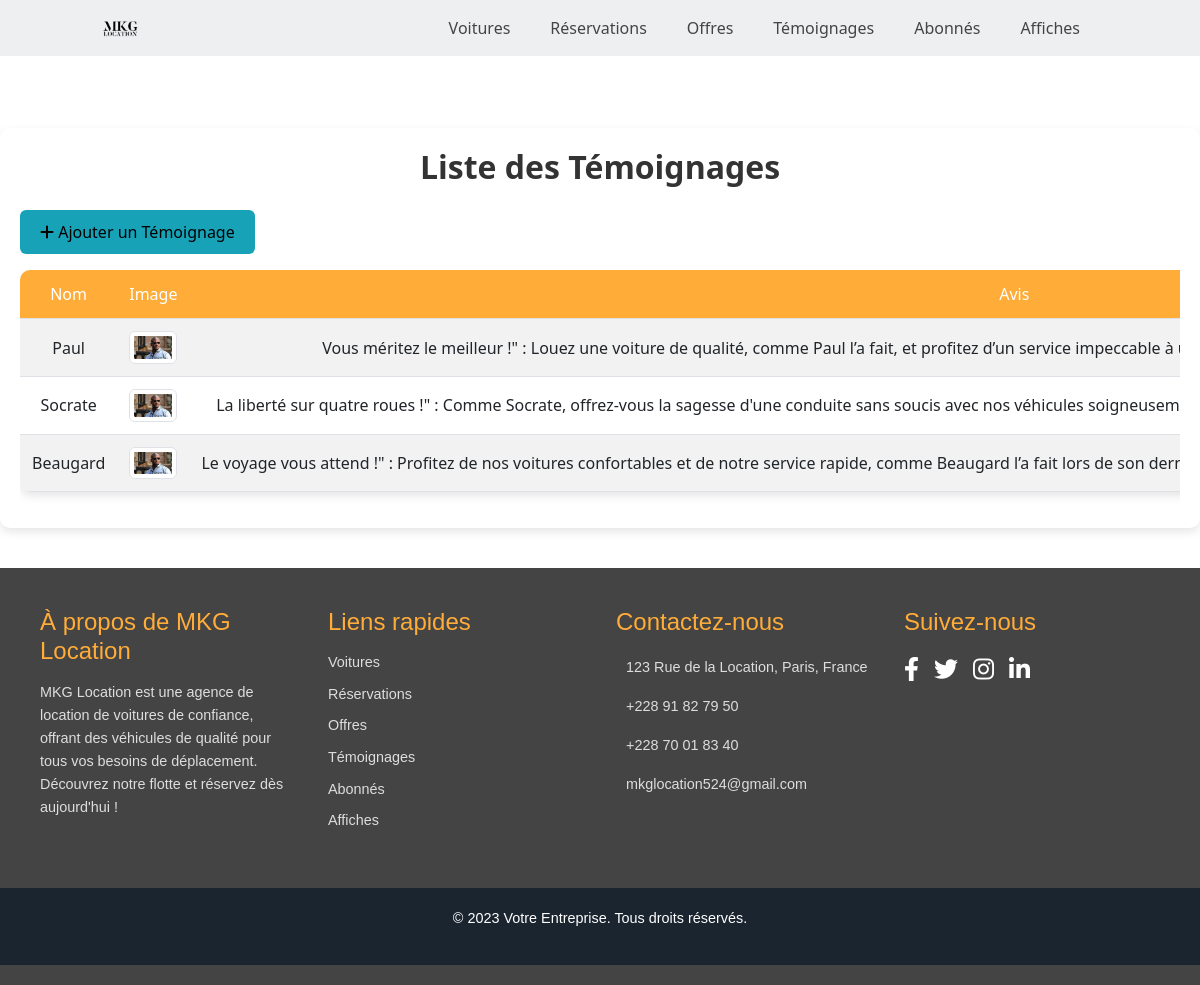
/temoignages/, run on an earlier commit of the app's database.
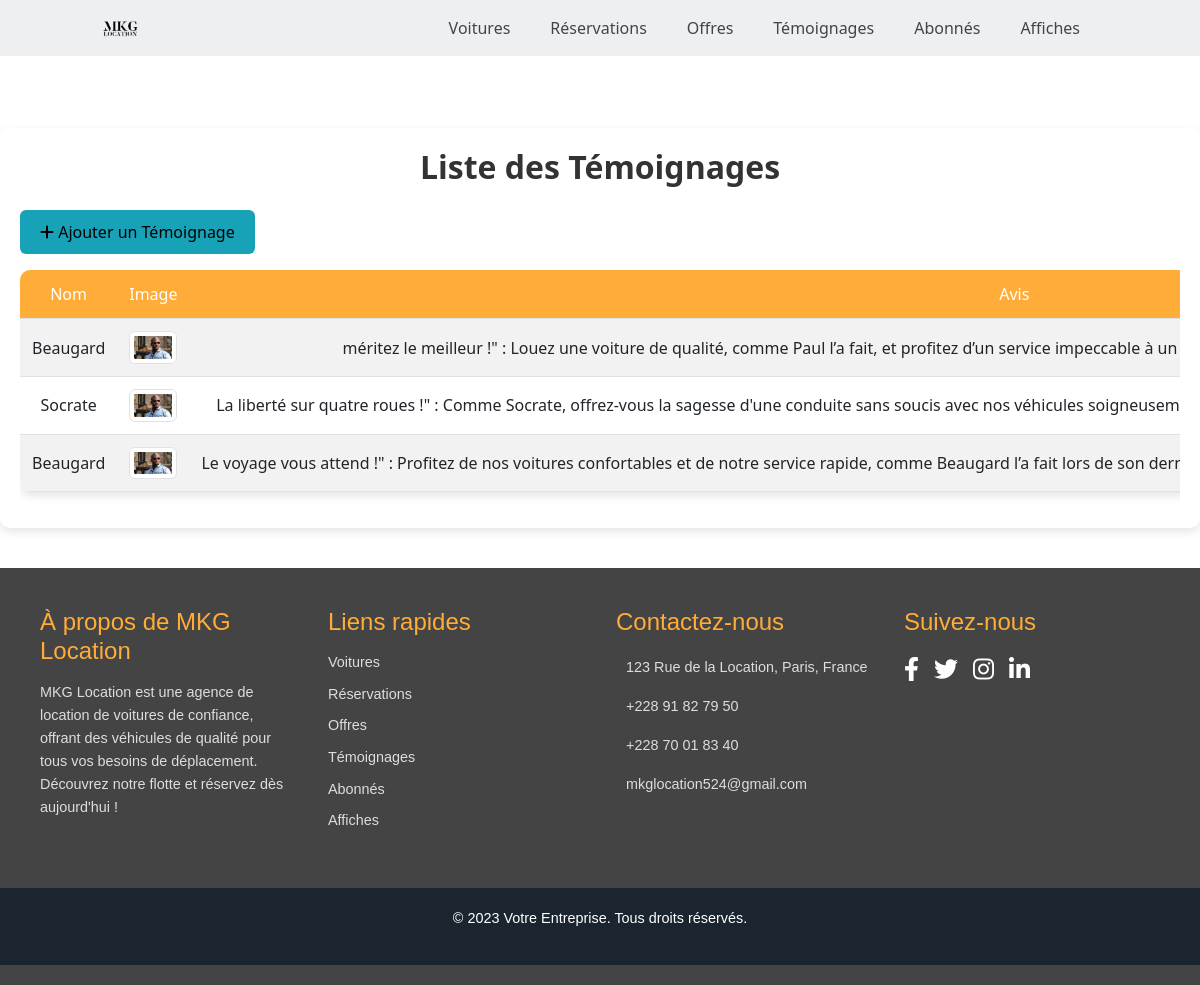
And on a later commit of the database.
### vehicules/models.py (models this page shows, shortened)
class Temoignage(models.Model):
    nom = models.CharField(max_length=100)  # Nom du client
    image = models.ImageField(upload_to='temoignages/')  # Image du client
    avis = models.TextField()  # Témoignage
    etoiles = models.IntegerField(choices=[(1, '1 étoile'), (2, '2 étoiles'), (3, '3 étoiles'), (4, '4 étoiles'), (5, '5 étoiles')])  # Note sur 5 étoiles

### vehicules/views.py (the view)
# urls.py: path('temoignages/', views.liste_temoignages, name='liste_temoignages'),
def liste_temoignages(request):
    temoignages = Temoignage.objects.all()
    return render(request, 'dashboard/temoignages/liste_temoignages.html', {'temoignages': temoignages})

### vehicules/templates/dashboard/temoignages/liste_temoignages.html (shortened to what the changed rows need)
{% load static %}
<!DOCTYPE html>
<html lang="fr">
<head>
    <link href="https://cdn.jsdelivr.net/npm/bootstrap@5.3.0/dist/css/bootstrap.min.css" rel="stylesheet">
    <link href="https://cdnjs.cloudflare.com/ajax/libs/font-awesome/6.0.0-beta3/css/all.min.css" rel="stylesheet">
</head>
<body>
    <main>
        <div class="container mt-5">
            <h1 class="mb-4">Liste des Témoignages</h1>
            <div class="table-responsive">
                <table class="table table-striped table-hover">
                    <thead>
                        <tr>
                            <th>Nom</th>
                            <th>Image</th>
                            <th>Avis</th>
                        </tr>
                    </thead>
                    <tbody>
                        {% for temoignage in temoignages %}
                        <tr>
                            <td>{{ temoignage.nom }}</td>
                            <td>
                                <img src="{{ temoignage.image.url }}" alt="{{ temoignage.nom }}" class="img-thumbnail" width="100">
                            </td>
                            <td>{{ temoignage.avis }}</td>
                        </tr>
                        {% endfor %}
                    </tbody>
                </table>
            </div>
        </div>
    </main>
</body>
</html>

What changed in the data, as far as the page shows it:
changed Temoignage: nom "Paul" → "Beaugard"; avis "Vous méritez le meilleur !\" : Louez une voiture de qualité, comme Paul l’a fait, et profitez d’un service impeccable à…" → "méritez le meilleur !\" : Louez une voiture de qualité, comme Paul l’a fait, et profitez d’un service impeccable à un…"
